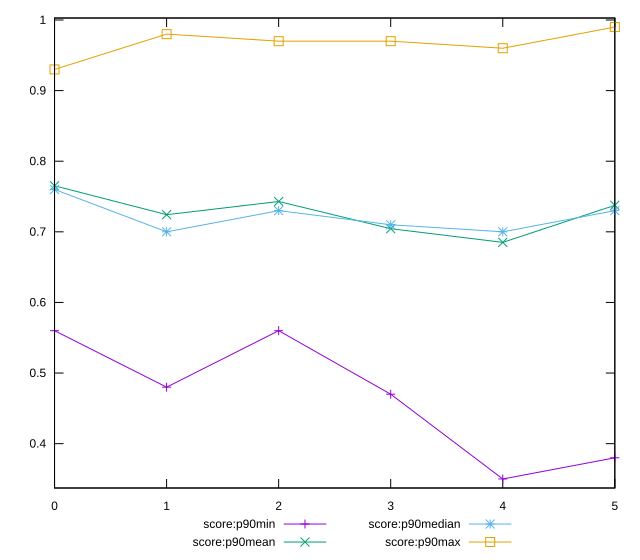

This chart was generated by the following gnuplot code:
reset

$scoreP90Min <<EOF
0 0.56
1 0.48
2 0.56
3 0.47
4 0.35
5 0.38
EOF

$scoreP90Mean <<EOF
0 0.7651648351648355
1 0.7242857142857144
2 0.7429670329670336
3 0.7043956043956043
4 0.6850549450549454
5 0.7375824175824173
EOF

$scoreP90Median <<EOF
0 0.76
1 0.7
2 0.73
3 0.71
4 0.7
5 0.73
EOF

$scoreP90Max <<EOF
0 0.93
1 0.98
2 0.97
3 0.97
4 0.96
5 0.99
EOF

set key outside below
set xrange [0:5]
set yrange [0.3372:1.0028]
set trange [0.3372:1.0028]
set terminal svg size 640, 560 enhanced background rgb 'white'
set output "reprap/first-cpu-idle/progression/score.svg"

plot $scoreP90Min title "score:p90min" with linespoints, \
     $scoreP90Mean title "score:p90mean" with linespoints, \
     $scoreP90Median title "score:p90median" with linespoints, \
     $scoreP90Max title "score:p90max" with linespoints

reset
